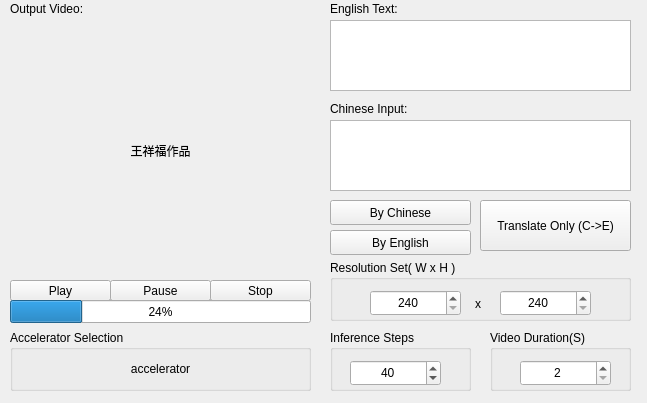
<?xml version="1.0" encoding="UTF-8"?>
<ui version="4.0">
 <class>MainWindow</class>
 <widget class="QMainWindow" name="MainWindow">
  <property name="geometry">
   <rect>
    <x>0</x>
    <y>0</y>
    <width>647</width>
    <height>403</height>
   </rect>
  </property>
  <property name="windowTitle">
   <string>Chinese Text to Video (CnT2V) for CUDA</string>
  </property>
  <widget class="QWidget" name="centralwidget">
   <widget class="QLabel" name="label">
    <property name="geometry">
     <rect>
      <x>10</x>
      <y>0</y>
      <width>111</width>
      <height>17</height>
     </rect>
    </property>
    <property name="text">
     <string>Output Video:</string>
    </property>
   </widget>
   <widget class="QLabel" name="label_outputvideo">
    <property name="geometry">
     <rect>
      <x>10</x>
      <y>20</y>
      <width>301</width>
      <height>261</height>
     </rect>
    </property>
    <property name="text">
     <string>王祥福作品</string>
    </property>
    <property name="alignment">
     <set>Qt::AlignCenter</set>
    </property>
   </widget>
   <widget class="QPushButton" name="pushButton_play">
    <property name="geometry">
     <rect>
      <x>10</x>
      <y>280</y>
      <width>101</width>
      <height>21</height>
     </rect>
    </property>
    <property name="text">
     <string>Play</string>
    </property>
   </widget>
   <widget class="QPushButton" name="pushButton_pause">
    <property name="geometry">
     <rect>
      <x>110</x>
      <y>280</y>
      <width>101</width>
      <height>21</height>
     </rect>
    </property>
    <property name="text">
     <string>Pause</string>
    </property>
   </widget>
   <widget class="QPushButton" name="pushButton_stop">
    <property name="geometry">
     <rect>
      <x>210</x>
      <y>280</y>
      <width>101</width>
      <height>21</height>
     </rect>
    </property>
    <property name="text">
     <string>Stop</string>
    </property>
   </widget>
   <widget class="QProgressBar" name="progressBar">
    <property name="geometry">
     <rect>
      <x>10</x>
      <y>300</y>
      <width>301</width>
      <height>23</height>
     </rect>
    </property>
    <property name="value">
     <number>24</number>
    </property>
   </widget>
   <widget class="QLabel" name="label_2">
    <property name="geometry">
     <rect>
      <x>330</x>
      <y>0</y>
      <width>101</width>
      <height>17</height>
     </rect>
    </property>
    <property name="text">
     <string>English Text:</string>
    </property>
   </widget>
   <widget class="QTextEdit" name="textEdit_en">
    <property name="geometry">
     <rect>
      <x>330</x>
      <y>20</y>
      <width>301</width>
      <height>71</height>
     </rect>
    </property>
   </widget>
   <widget class="QLabel" name="label_3">
    <property name="geometry">
     <rect>
      <x>330</x>
      <y>100</y>
      <width>101</width>
      <height>17</height>
     </rect>
    </property>
    <property name="text">
     <string>Chinese Input:</string>
    </property>
   </widget>
   <widget class="QTextEdit" name="textEdit_cn">
    <property name="geometry">
     <rect>
      <x>330</x>
      <y>120</y>
      <width>301</width>
      <height>71</height>
     </rect>
    </property>
   </widget>
   <widget class="QPushButton" name="pushButton_tslonly">
    <property name="geometry">
     <rect>
      <x>480</x>
      <y>200</y>
      <width>151</width>
      <height>51</height>
     </rect>
    </property>
    <property name="text">
     <string>Translate Only (C-&gt;E)</string>
    </property>
   </widget>
   <widget class="QPushButton" name="pushButton_bycn">
    <property name="geometry">
     <rect>
      <x>330</x>
      <y>200</y>
      <width>141</width>
      <height>25</height>
     </rect>
    </property>
    <property name="text">
     <string>By Chinese</string>
    </property>
   </widget>
   <widget class="QPushButton" name="pushButton_byen">
    <property name="geometry">
     <rect>
      <x>330</x>
      <y>230</y>
      <width>141</width>
      <height>25</height>
     </rect>
    </property>
    <property name="text">
     <string>By English</string>
    </property>
   </widget>
   <widget class="QGroupBox" name="groupBox_resolution">
    <property name="geometry">
     <rect>
      <x>330</x>
      <y>260</y>
      <width>301</width>
      <height>61</height>
     </rect>
    </property>
    <property name="title">
     <string>Resolution Set( W x H )</string>
    </property>
    <widget class="QSpinBox" name="spinBox_res_w">
     <property name="geometry">
      <rect>
       <x>40</x>
       <y>30</y>
       <width>91</width>
       <height>26</height>
      </rect>
     </property>
     <property name="alignment">
      <set>Qt::AlignCenter</set>
     </property>
     <property name="minimum">
      <number>240</number>
     </property>
     <property name="maximum">
      <number>512</number>
     </property>
     <property name="singleStep">
      <number>8</number>
     </property>
    </widget>
    <widget class="QLabel" name="label_5">
     <property name="geometry">
      <rect>
       <x>145</x>
       <y>35</y>
       <width>21</width>
       <height>17</height>
      </rect>
     </property>
     <property name="text">
      <string>x</string>
     </property>
    </widget>
    <widget class="QSpinBox" name="spinBox_res_h">
     <property name="geometry">
      <rect>
       <x>170</x>
       <y>30</y>
       <width>91</width>
       <height>26</height>
      </rect>
     </property>
     <property name="alignment">
      <set>Qt::AlignCenter</set>
     </property>
     <property name="minimum">
      <number>240</number>
     </property>
     <property name="maximum">
      <number>512</number>
     </property>
     <property name="singleStep">
      <number>8</number>
     </property>
    </widget>
   </widget>
   <widget class="QGroupBox" name="groupBox">
    <property name="geometry">
     <rect>
      <x>490</x>
      <y>330</y>
      <width>141</width>
      <height>61</height>
     </rect>
    </property>
    <property name="title">
     <string>Video Duration(S)</string>
    </property>
    <widget class="QSpinBox" name="spinBox_vd">
     <property name="geometry">
      <rect>
       <x>30</x>
       <y>30</y>
       <width>91</width>
       <height>26</height>
      </rect>
     </property>
     <property name="alignment">
      <set>Qt::AlignCenter</set>
     </property>
     <property name="minimum">
      <number>2</number>
     </property>
     <property name="maximum">
      <number>999</number>
     </property>
    </widget>
   </widget>
   <widget class="QGroupBox" name="groupBox_2">
    <property name="geometry">
     <rect>
      <x>330</x>
      <y>330</y>
      <width>141</width>
      <height>61</height>
     </rect>
    </property>
    <property name="title">
     <string>Inference Steps</string>
    </property>
    <widget class="QSpinBox" name="spinBox_step">
     <property name="geometry">
      <rect>
       <x>20</x>
       <y>30</y>
       <width>91</width>
       <height>26</height>
      </rect>
     </property>
     <property name="alignment">
      <set>Qt::AlignCenter</set>
     </property>
     <property name="minimum">
      <number>25</number>
     </property>
     <property name="value">
      <number>40</number>
     </property>
    </widget>
   </widget>
   <widget class="QGroupBox" name="groupBox_3">
    <property name="geometry">
     <rect>
      <x>10</x>
      <y>330</y>
      <width>301</width>
      <height>61</height>
     </rect>
    </property>
    <property name="title">
     <string>Accelerator Selection</string>
    </property>
    <widget class="QLabel" name="label_acc">
     <property name="geometry">
      <rect>
       <x>70</x>
       <y>30</y>
       <width>161</width>
       <height>17</height>
      </rect>
     </property>
     <property name="text">
      <string>accelerator</string>
     </property>
     <property name="alignment">
      <set>Qt::AlignCenter</set>
     </property>
    </widget>
   </widget>
  </widget>
 </widget>
 <resources/>
 <connections/>
</ui>
